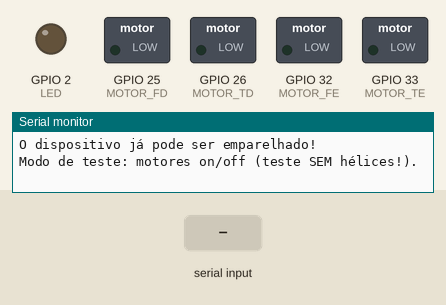
A sketch run on a simulated ESP32. Shown: switched loads named in the sketch (green lamp = pin HIGH), output pins drawn as LEDs (lit = HIGH), the last lines printed to the serial monitor. The inputs (shaded band) are chosen by the test bench. Nothing arrives over Bluetooth unless stated.

Above: at 1.2 s.
1.3 s: "T" received over the second serial link
At 2.2 s:
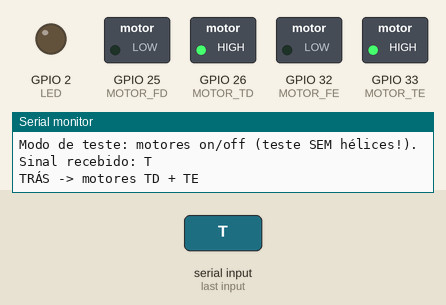
4.3 s: "F" received over the second serial link
At 5.8 s:
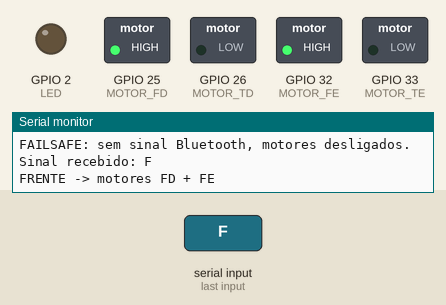
7.3 s: "E" received over the second serial link
At 8.2 s:
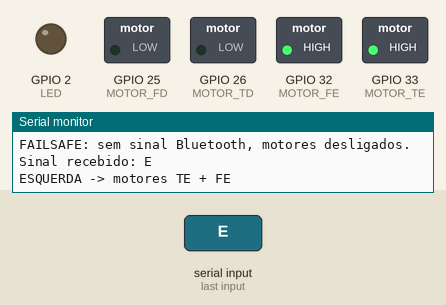
10.3 s: "D" received over the second serial link
At 11.8 s:
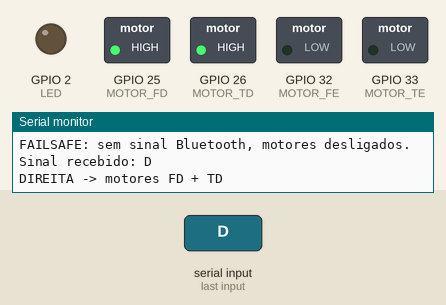
13.3 s: "C" received over the second serial link
At 14.6 s:
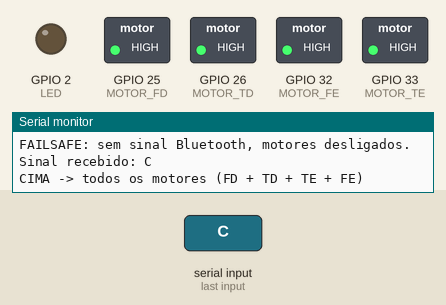
16.3 s: "B" received over the second serial link
At 17.0 s:
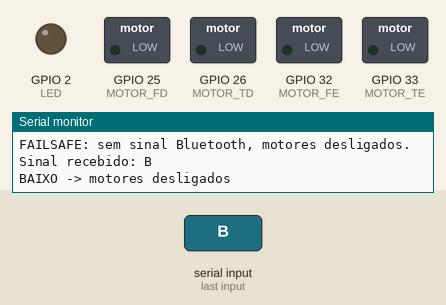
Timing chart, 0 to 18.8 s (numbered marks = the images above; inputs shaded):
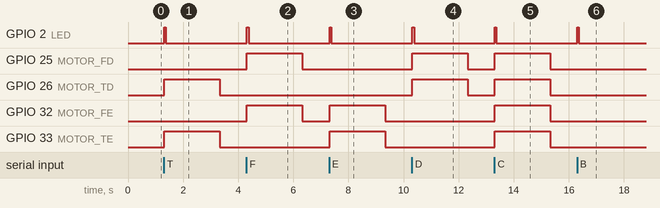

Measured:
- after the input at 1.3 s, GPIO 2 (LED): LOW → HIGH at once, → LOW 0.06 s later; GPIO 26 (MOTOR_TD), GPIO 33 (MOTOR_TE): LOW → HIGH at once, → LOW 2.0 s later
- after the input at 4.3 s, GPIO 2 (LED): LOW → HIGH at once, → LOW 0.06 s later; GPIO 25 (MOTOR_FD), GPIO 32 (MOTOR_FE): LOW → HIGH at once, → LOW 2.0 s later
- after the input at 7.3 s, GPIO 2 (LED): LOW → HIGH at once, → LOW 0.06 s later; GPIO 32 (MOTOR_FE), GPIO 33 (MOTOR_TE): LOW → HIGH at once, → LOW 2.0 s later
- after the input at 10.3 s, GPIO 2 (LED): LOW → HIGH at once, → LOW 0.06 s later; GPIO 25 (MOTOR_FD), GPIO 26 (MOTOR_TD): LOW → HIGH at once, → LOW 2.0 s later
- after the input at 13.3 s, GPIO 2 (LED): LOW → HIGH at once, → LOW 0.06 s later; GPIO 25 (MOTOR_FD), GPIO 26 (MOTOR_TD), GPIO 32 (MOTOR_FE), GPIO 33 (MOTOR_TE): LOW → HIGH at once, → LOW 2.0 s later
- after the input at 16.3 s, GPIO 2 (LED): LOW → HIGH at once, → LOW 0.06 s later

The sketch:

esp32.ino
```cpp
// ------------------------------------------------------------------
// Lito - ESP32 (receptor de comandos por gestos via Bluetooth Serial)
//
// O Python (leitura/leitura_mao.py) envia UMA letra por mensagem e repete
// a MESMA letra a cada ~0,5 s enquanto o gesto continua confirmado (para
// renovar o failsafe). Comando repetido é IDEMPOTENTE e SILENCIOSO aqui:
// só renova ultimoByteMs, sem reimprimir no Serial e sem piscar o LED.
//
// Letras de direção:
//   'T' -> TRÁS      'F' -> FRENTE
//   'E' -> ESQUERDA  'D' -> DIREITA
//   'C' -> CIMA      'B' -> BAIXO
//
// Comandos antigos de teste (criados para o testebluetooth.py):
//   '1' -> LED liga (regime)     '0' -> LED desliga
//
// --------------------------------------------------------------
// MODO DE TESTE (on/off) DOS 4 MOTORES
// --------------------------------------------------------------
// Esta versão aciona os motores de forma binária (HIGH = ligado,
// LOW = desligado), SEM PWM. Cada GPIO vai no Gate de um MOSFET
// IRLB4132 (com pull-down de 10 kΩ no Gate), então:
//
//   Motor 1 (Frente Direita)  -> GPIO 25  (MOTOR_FD)
//   Motor 2 (Trás Direita)    -> GPIO 26  (MOTOR_TD)
//   Motor 3 (Trás Esquerda)   -> GPIO 33  (MOTOR_TE)
//   Motor 4 (Frente Esquerda) -> GPIO 32  (MOTOR_FE)
//   LED de feedback           -> GPIO 2   (LED)
//
// Mapeamento gesto -> motores ligados:
//   'E' ESQUERDA -> TE + FE  (motores da esquerda)
//   'D' DIREITA  -> FD + TD  (motores da direita)
//   'F' FRENTE   -> FD + FE  (motores da frente)
//   'T' TRÁS     -> TD + TE  (motores de trás)
//   'C' CIMA     -> todos os 4 motores
//   'B' BAIXO    -> nenhum motor (todos desligados)
//   '1' / '0'    -> apenas o LED do pino 2 (não mexem nos motores)
//
// SEGURANÇA:
//  - No setup() todos os motores são colocados em LOW ANTES de tudo,
//    para nunca iniciar com motor ligado.
//  - FAILSAFE: se passar mais de FAILSAFE_MS (2000 ms) sem receber
//    NENHUM byte pelo Bluetooth, todos os motores são desligados.
//    Assim, se o PC cair / o sinal sumir, o drone não fica com motor
//    ligado sozinho. (O Python reenvia a letra a cada 0,5 s justamente
//    para manter esse relógio vivo durante um gesto parado.)
//
// O loop continua com delay(20) e esvazia TODOS os bytes disponíveis
// por passo, para não atrasar os comandos. Nenhum delay() é usado para
// piscar o LED (blink é não bloqueante).
// ------------------------------------------------------------------

#include "BluetoothSerial.h" // Biblioteca padrão do ESP32

BluetoothSerial ESP_BT;

// --- Pinos ---
// GPIO2 é um strapping pin do ESP32 (precisa estar em nível baixo/float no
// boot). Para não interferir no boot, ligue o LED do pino 2 ao GND através
// de um resistor (ex.: 220 Ω-1 kΩ) e NUNCA direto no 3V3.
const int LED = 2;

// Motores (Gate dos MOSFETs IRLB4132): HIGH = ligado, LOW = desligado
const int MOTOR_FD = 25; // Motor 1 - Frente Direita
const int MOTOR_TD = 26; // Motor 2 - Trás Direita
const int MOTOR_TE = 33; // Motor 3 - Trás Esquerda
const int MOTOR_FE = 32; // Motor 4 - Frente Esquerda

// Tempo do pulso curto no LED ao receber uma letra de direção (ms)
const int BLINK_MS = 60;

// Tempo máximo (ms) sem nenhum byte do Bluetooth antes do failsafe
const unsigned long FAILSAFE_MS = 2000;

// Instante (millis) do último byte recebido pelo Bluetooth
unsigned long ultimoByteMs = 0;

// Instante (millis) em que o pulso do LED deve apagar (0 = nada pendente)
unsigned long ledApagarEm = 0;

// Último comando processado. Serve para tratar comandos repetidos de forma
// idempotente e silenciosa (o Python reenvia a mesma letra a cada 0,5 s).
char ultimoComando = 0;

// Guarda se algum motor está ligado, para o failsafe saber se precisa agir
bool motoresLigados = false;

// ------------------------------------------------------------------
// Aciona os 4 motores de uma vez.
// true = liga (HIGH) / false = desliga (LOW).
// Toda mudança de motor passa por aqui, evitando repetir digitalWrite
// em cada case do switch.
// ------------------------------------------------------------------
void ligarMotores(bool fd, bool td, bool te, bool fe) {
  digitalWrite(MOTOR_FD, fd ? HIGH : LOW);
  digitalWrite(MOTOR_TD, td ? HIGH : LOW);
  digitalWrite(MOTOR_TE, te ? HIGH : LOW);
  digitalWrite(MOTOR_FE, fe ? HIGH : LOW);

  motoresLigados = (fd || td || te || fe);
}

// Desliga todos os motores (usado no setup, no 'B' e no failsafe)
void pararMotores() {
  ligarMotores(false, false, false, false);
}

// Pisca o LED por BLINK_MS sem bloquear o loop: só acende e agenda o
// instante de apagar, que é verificado no fim do loop(). Assim os bytes
// do Bluetooth continuam sendo lidos durante o pulso.
void blinkRapido() {
  digitalWrite(LED, HIGH);
  ledApagarEm = millis() + BLINK_MS;
}

void setup() {
  // 1) SEGURANÇA: motores em LOW o quanto antes, antes de qualquer coisa
  pinMode(MOTOR_FD, OUTPUT);
  pinMode(MOTOR_TD, OUTPUT);
  pinMode(MOTOR_TE, OUTPUT);
  pinMode(MOTOR_FE, OUTPUT);
  pararMotores();

  pinMode(LED, OUTPUT);
  digitalWrite(LED, LOW);

  Serial.begin(115200);
  ESP_BT.begin("LITO"); // O nome do dispositivo continua "LITO"

  ultimoByteMs = millis(); // começa a contar o failsafe a partir daqui
  Serial.println("O dispositivo já pode ser emparelhado!");
  Serial.println("Modo de teste: motores on/off (teste SEM hélices!).");
}

void loop() {
  // Processa TODOS os bytes disponíveis neste passo do loop
  while (ESP_BT.available()) {
    char sinalRecebido = ESP_BT.read(); // Lê o caractere enviado
    ultimoByteMs = millis();            // qualquer byte reinicia o failsafe

    // Comando repetido (o Python reenvia a mesma letra a cada ~0,5 s):
    // já está aplicado, então só renova o failsafe — sem Serial e sem LED.
    if (sinalRecebido == ultimoComando) {
      continue;
    }
    ultimoComando = sinalRecebido;

    Serial.print("Sinal recebido: ");
    Serial.println(sinalRecebido);

    switch (sinalRecebido) {
      // --- comandos de direção enviados pelo leitura_mao.py ---
      case 'T': // TRÁS: motores de trás
        ligarMotores(false, true, true, false);
        Serial.println("TRÁS -> motores TD + TE");
        blinkRapido();
        break;
      case 'F': // FRENTE: motores da frente
        ligarMotores(true, false, false, true);
        Serial.println("FRENTE -> motores FD + FE");
        blinkRapido();
        break;
      case 'E': // ESQUERDA: motores da esquerda
        ligarMotores(false, false, true, true);
        Serial.println("ESQUERDA -> motores TE + FE");
        blinkRapido();
        break;
      case 'D': // DIREITA: motores da direita
        ligarMotores(true, true, false, false);
        Serial.println("DIREITA -> motores FD + TD");
        blinkRapido();
        break;
      case 'C': // CIMA: todos os motores
        ligarMotores(true, true, true, true);
        Serial.println("CIMA -> todos os motores (FD + TD + TE + FE)");
        blinkRapido();
        break;
      case 'B': // BAIXO: desliga todos
        pararMotores();
        Serial.println("BAIXO -> motores desligados");
        blinkRapido();
        break;

      // --- comandos antigos de teste do LED (testebluetooth.py) ---
      // Não alteram o estado dos motores: controlam só o LED do pino 2.
      // '1' deixa o LED ACESO em regime (não é só um pisca); o próximo
      // comando de direção sobrescreve esse estado com o blink do gesto.
      case '1':
        digitalWrite(LED, HIGH);
        ledApagarEm = 0; // cancela pulso pendente: '1' é LED fixo
        Serial.println("LED ligado (motores não foram alterados)");
        break;
      case '0':
        digitalWrite(LED, LOW);
        ledApagarEm = 0; // cancela pulso pendente
        Serial.println("LED desligado (motores não foram alterados)");
        break;

      default:
        // Byte desconhecido: só avisa e segue o loop
        Serial.println("Comando não reconhecido.");
        break;
    }
  }

  // --- Failsafe: sem nenhum byte por FAILSAFE_MS -> desliga os motores ---
  // Feito com millis(), sem delay() extra. Só age uma vez por ausência de
  // sinal (pararMotores() zera motoresLigados), para não inundar o Serial.
  if (motoresLigados && (millis() - ultimoByteMs >= FAILSAFE_MS)) {
    pararMotores();
    // esquece o último comando: se o mesmo gesto chegar de novo (ex.: PC
    // voltou de uma suspensão), ele precisa religar os motores
    ultimoComando = 0;
    Serial.println("FAILSAFE: sem sinal Bluetooth, motores desligados.");
  }

  // Alternativa opcional (NÃO usada): desligar os motores quando não há
  // cliente Bluetooth conectado, com algo como
  //
  //   if (motoresLigados && !ESP_BT.hasClient()) { pararMotores(); }
  //
  // Motivo de não usar: hasClient() pode retornar false por alguns
  // instantes logo após emparelhar/reconectar, o que derrubaria os motores
  // no meio de um teste válido. O failsafe por tempo (acima) já cobre o
  // caso real de perda de sinal, sem esse risco.

  // --- Blink não bloqueante do LED (nada de delay()) ---
  if (ledApagarEm && (long)(millis() - ledApagarEm) >= 0) {
    digitalWrite(LED, LOW);
    ledApagarEm = 0;
  }

  delay(20); // loop rápido: comandos chegam sem atraso perceptível
}
```
